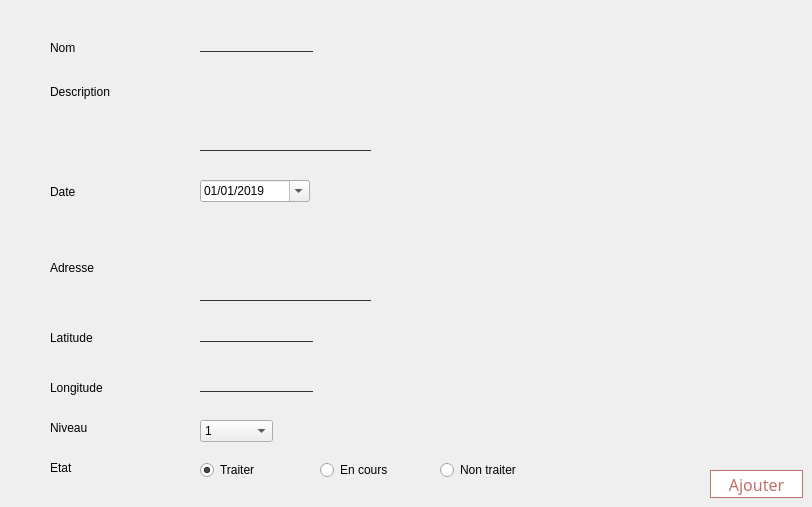
      <widget class="QWidget" name="tab_3">
       <attribute name="title">
        <string> Ajouter Crise</string>
       </attribute>
       <widget class="QLabel" name="label_9">
        <property name="geometry">
         <rect>
          <x>50</x>
          <y>84</y>
          <width>81</width>
          <height>16</height>
         </rect>
        </property>
        <property name="text">
         <string>Description</string>
        </property>
       </widget>
       <widget class="QLabel" name="label_10">
        <property name="geometry">
         <rect>
          <x>50</x>
          <y>184</y>
          <width>56</width>
          <height>16</height>
         </rect>
        </property>
        <property name="text">
         <string>Date</string>
        </property>
       </widget>
       <widget class="QPlainTextEdit" name="lineEdit_description">
        <property name="geometry">
         <rect>
          <x>200</x>
          <y>70</y>
          <width>171</width>
          <height>81</height>
         </rect>
        </property>
        <property name="styleSheet">
         <string notr="true">background:transparent;
border:none;
color:#262626;
font-size:12px;
border-bottom:1px solid #333;</string>
        </property>
       </widget>
       <widget class="QDateEdit" name="dateEdit_datec">
        <property name="geometry">
         <rect>
          <x>200</x>
          <y>180</y>
          <width>110</width>
          <height>22</height>
         </rect>
        </property>
        <property name="minimumDate">
         <date>
          <year>2019</year>
          <month>1</month>
          <day>1</day>
         </date>
        </property>
        <property name="displayFormat">
         <string>dd/MM/yyyy</string>
        </property>
        <property name="calendarPopup">
         <bool>true</bool>
        </property>
       </widget>
       <widget class="QLabel" name="label_17">
        <property name="geometry">
         <rect>
          <x>50</x>
          <y>40</y>
          <width>56</width>
          <height>16</height>
         </rect>
        </property>
        <property name="text">
         <string>Nom</string>
        </property>
       </widget>
       <widget class="QLineEdit" name="lineEdit_nom">
        <property name="geometry">
         <rect>
          <x>200</x>
          <y>30</y>
          <width>113</width>
          <height>22</height>
         </rect>
        </property>
        <property name="styleSheet">
         <string notr="true">background:transparent;
border:none;
color:#262626;
font-size:12px;
border-bottom:1px solid #333;</string>
        </property>
       </widget>
       <widget class="QLabel" name="label_18">
        <property name="geometry">
         <rect>
          <x>50</x>
          <y>420</y>
          <width>81</width>
          <height>16</height>
         </rect>
        </property>
        <property name="text">
         <string>Niveau</string>
        </property>
       </widget>
       <widget class="QPushButton" name="pushButton_ajouter">
        <property name="geometry">
         <rect>
          <x>710</x>
          <y>470</y>
          <width>93</width>
          <height>28</height>
         </rect>
        </property>
        <property name="styleSheet">
         <string notr="true">QPushButton{
font-size:16px;
font-family:century gothic;
background:white;
border-radius:60px;
color:#BF7069;
border-radius:15px;
border:1px solid #BF7069;
}
QPushButton:hover{
color:#FFABAB;
/*background:#801414;*/
background:rgb(255, 228, 228);
border-radius:15px;
}</string>
        </property>
        <property name="text">
         <string>Ajouter</string>
        </property>
       </widget>
       <widget class="QLabel" name="label_19">
        <property name="geometry">
         <rect>
          <x>50</x>
          <y>460</y>
          <width>81</width>
          <height>16</height>
         </rect>
        </property>
        <property name="text">
         <string>Etat</string>
        </property>
       </widget>
       <widget class="QLabel" name="label_11">
        <property name="geometry">
         <rect>
          <x>50</x>
          <y>260</y>
          <width>81</width>
          <height>16</height>
         </rect>
        </property>
        <property name="text">
         <string>Adresse</string>
        </property>
       </widget>
       <widget class="QPlainTextEdit" name="lineEdit_Adresse">
        <property name="geometry">
         <rect>
          <x>200</x>
          <y>220</y>
          <width>171</width>
          <height>81</height>
         </rect>
        </property>
        <property name="styleSheet">
         <string notr="true">background:transparent;
border:none;
color:#262626;
font-size:12px;
border-bottom:1px solid #333;</string>
        </property>
       </widget>
       <widget class="QRadioButton" name="radioButton">
        <property name="geometry">
         <rect>
          <x>200</x>
          <y>460</y>
          <width>97</width>
          <height>20</height>
         </rect>
        </property>
        <property name="text">
         <string>Traiter</string>
        </property>
        <property name="checkable">
         <bool>true</bool>
        </property>
        <property name="checked">
         <bool>true</bool>
        </property>
        <property name="autoRepeat">
         <bool>false</bool>
        </property>
       </widget>
       <widget class="QRadioButton" name="radioButton_2">
        <property name="geometry">
         <rect>
          <x>320</x>
          <y>460</y>
          <width>97</width>
          <height>20</height>
         </rect>
        </property>
        <property name="text">
         <string>En cours</string>
        </property>
       </widget>
       <widget class="QRadioButton" name="radioButton_3">
        <property name="geometry">
         <rect>
          <x>440</x>
          <y>460</y>
          <width>97</width>
          <height>20</height>
         </rect>
        </property>
        <property name="text">
         <string>Non traiter</string>
        </property>
       </widget>
       <widget class="QComboBox" name="comboBox_niveau">
        <property name="geometry">
         <rect>
          <x>200</x>
          <y>420</y>
          <width>73</width>
          <height>22</height>
         </rect>
        </property>
        <item>
         <property name="text">
          <string>1</string>
         </property>
        </item>
        <item>
         <property name="text">
          <string>2</string>
         </property>
        </item>
        <item>
         <property name="text">
          <string>3</string>
         </property>
        </item>
       </widget>
       <widget class="QLabel" name="label_35">
        <property name="geometry">
         <rect>
          <x>50</x>
          <y>330</y>
          <width>61</width>
          <height>16</height>
         </rect>
        </property>
        <property name="text">
         <string>Latitude</string>
        </property>
       </widget>
       <widget class="QLabel" name="label_36">
        <property name="geometry">
         <rect>
          <x>50</x>
          <y>380</y>
          <width>56</width>
          <height>16</height>
         </rect>
        </property>
        <property name="text">
         <string>Longitude</string>
        </property>
       </widget>
       <widget class="QLineEdit" name="lineEdit_la">
        <property name="geometry">
         <rect>
          <x>200</x>
          <y>320</y>
          <width>113</width>
          <height>22</height>
         </rect>
        </property>
        <property name="styleSheet">
         <string notr="true">background:transparent;
border:none;
color:#262626;
font-size:12px;
border-bottom:1px solid #333;
</string>
        </property>
       </widget>
       <widget class="QLineEdit" name="lineEdit_lo">
        <property name="geometry">
         <rect>
          <x>200</x>
          <y>370</y>
          <width>113</width>
          <height>22</height>
         </rect>
        </property>
        <property name="styleSheet">
         <string notr="true">background:transparent;
border:none;
color:#262626;
font-size:12px;
border-bottom:1px solid #333;
</string>
        </property>
       </widget>
      </widget>
